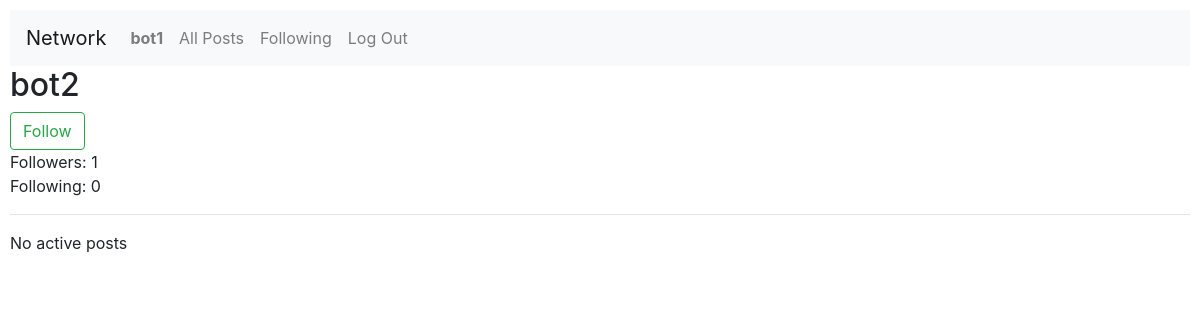
The page /profile/4 (signed in) on the database as committed earlier.
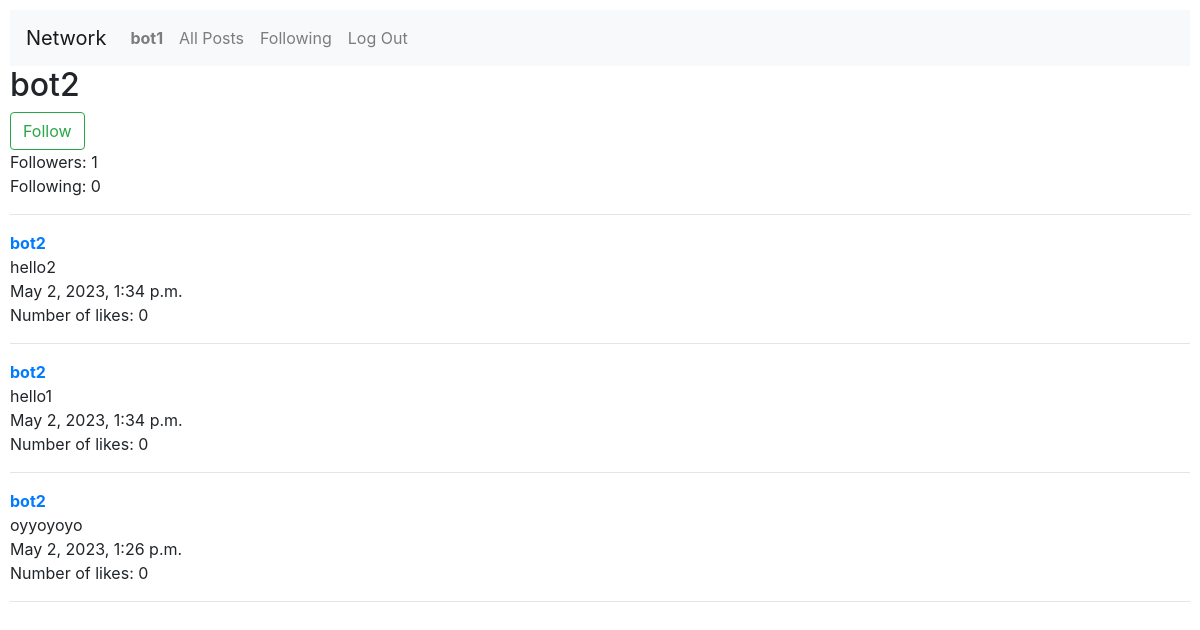
The same page on the database as committed later.
### network/models.py (models this page shows, shortened)
class Post(models.Model):
    user = models.ForeignKey(User, on_delete=models.CASCADE, blank=True, null=True, related_name="post_user")
    content = models.CharField(max_length=280)
    number_of_likes = models.IntegerField(default=0)
    time = models.DateTimeField(auto_now_add=True)

class User(AbstractUser):
    pass

### network/views.py (the view)
# urls.py: path("profile/<str:profile_id>", views.profile, name="profile"),
def profile(request, profile_id):
    all_user_posts = Post.objects.filter(user=profile_id).order_by("-time")
    number_of_posts = len(all_user_posts)
    user = User.objects.get(id=request.user.id)
    profile = User.objects.get(id=profile_id)
    followers = Follow.objects.filter(following=profile_id)
    follower_list = []
    for follower in followers:
        follower_list.append(follower.user)
    if user in follower_list:
        is_following = True
    else:
        is_following = False
    following = Follow.objects.filter(user=profile_id)
    return render(request, "network/profile.html", {
        "user": user,
        "profile": profile,
        "is_following": is_following,
        "followers_count": len(followers),
        "following_count": len(following),
        "all_user_posts": all_user_posts,
        "number_of_posts": number_of_posts
    })

### network/templates/network/profile.html (shortened to what this page needs)
{% extends "network/layout.html" %}
{% block body %}
    <h2>{{ profile.username }}</h2>
    {% if user.id != profile.id %}
        <div>
            <form action="{% url 'follow' %}" method="POST">
                {% if is_following == True %}
                    <input type="hidden" name="follow_action" value="unfollow">
                    <input type="hidden" name="profile_id" value="{{ profile.id }}">
                    <button type="submit" class="btn btn-success">Following</button>
                {% else %}
                    <button type="submit" class="btn btn-outline-success">Follow</button>
                {% endif %}
            </form>
        </div>
    {% endif %}
    <div>
        Followers: {{ followers_count }}
    </div>
    <div>
        Following: {{ following_count }}
    </div>
    <hr>
    {% if number_of_posts > 0 %}
        {% for post in all_user_posts %}
            <div>
                <div>
                    <a href="{% url 'profile' profile_id=post.user.id %}"><strong>{{ post.user }}</strong></a>
                </div>
                <div>
                    {{ post.content }}
                </div>
                <div>
                    {{ post.time }}
                </div>
                <div>
                    Number of likes: {{ post.number_of_likes }}
                </div>
                <hr>
            </div>
        {% endfor %}
    {% else %}
        No active posts
    {% endif %}
{% endblock %}

Rows that differ between the two databases and show on the page:
added Post: user "bot2", content "hello2", time "May 2, 2023, 1:34 p.m.", number_of_likes "0"
added Post: user "bot2", content "hello1", time "May 2, 2023, 1:34 p.m.", number_of_likes "0"
added Post: user "bot2", content "oyyoyoyo", time "May 2, 2023, 1:26 p.m.", number_of_likes "0"
Other text that changed with them:
text no longer shown: "No active posts"
